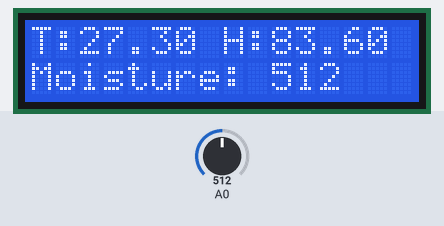
Simulated run of this sketch. Board: ESP8266 (NodeMCU). On the bench: 16×2 character LCD. The inputs (shaded band) are chosen by the test bench; at power-on: A0 = 512. WiFi joins after 1.5 s; servers stay silent unless stated; what the sketch prints to the serial monitor is not drawn.

Above: at 11.2 s.
11.3 s: A0 set to 716
At 16.2 s:
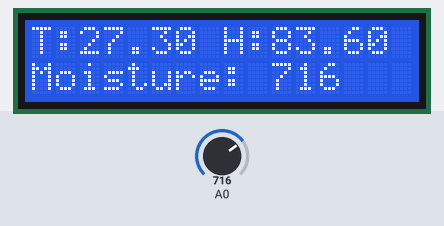
16.8 s: A0 set to 900
At 21.6 s:
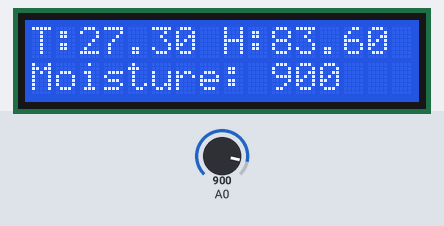
22.1 s: A0 set to 1023
At 27.0 s:
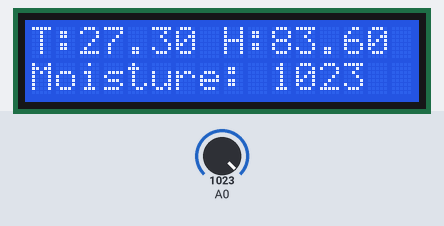
Timing chart, 0 to 28.5 s (numbered marks = the images above; inputs shaded):
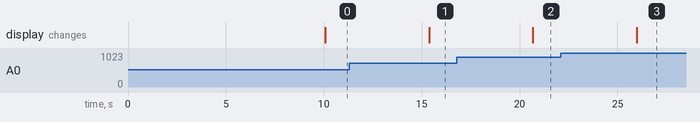

Measured:
- after the input at 11.3 s, the display: changes after 4.1 s (image 1)
- after the input at 16.8 s, the display: changes after 3.9 s (image 2)
- after the input at 22.1 s, the display: changes after 3.9 s (image 3)

The sketch:

case-2.ino
```cpp
#include "ThingSpeak.h"
#include <DHT.h>
#include <LiquidCrystal.h>
#include <ESP8266WiFi.h>

const char* ssid = "swift";
const char* pass = "*******";

WiFiClient client;

unsigned long channelNumber = 2495536;
const char* writeAPIkey = "**************";

LiquidCrystal lcd(D2,D3,D5,D6,D7,D8);

static const uint8_t pin = D1;
#define DHTPIN pin
#define DHTTYPE DHT11
DHT DHT(DHTPIN, DHTTYPE);

int sensorPin = 0;

void setup() {
  WiFi.mode(WIFI_STA);
  ThingSpeak.begin(client);
  pinMode(DHTPIN, INPUT);
  DHT.begin();
  lcd.begin(16,2);
  Serial.begin(115200);

  while (WiFi.status() != WL_CONNECTED) {
    WiFi.begin(ssid, pass);
    Serial.printf("Attempting to connect to %s\n", ssid);
    delay(10000);
  }

  Serial.println("Connection established!");
  Serial.print("IP address:\t");
  Serial.println(WiFi.localIP());
  Serial.printf("\nWiFi channel: %d\n", WiFi.channel());
  Serial.printf("WiFi BSSID: %s\n", WiFi.BSSIDstr().c_str());
}

void loop() {
  int sensorValue = analogRead(sensorPin);

  // ThingSpeak.setField(1, DHT.readTemperature());
  ThingSpeak.setField(1, 27.3f);
  ThingSpeak.setField(2, sensorValue);

  lcd.setCursor(0,0);
  lcd.print("T:");
  // lcd.print(DHT.readTemperature());
  lcd.print(27.3f);

  lcd.setCursor(8,0);
  lcd.print("H:");
  // lcd.print(DHT.readHumidity());
  lcd.print(83.60);

  lcd.setCursor(0,1);
  lcd.print("Moisture: ");
  lcd.print(sensorValue);

  // write to the ThingSpeak channel
  int x = ThingSpeak.writeFields(channelNumber, writeAPIkey);

  if (x == 200) {
    Serial.println("Channel update successful.");
  } else {
    Serial.println("Problem updating channel. HTTP error code " + String(x));
  }

  delay(5000);
}
```
